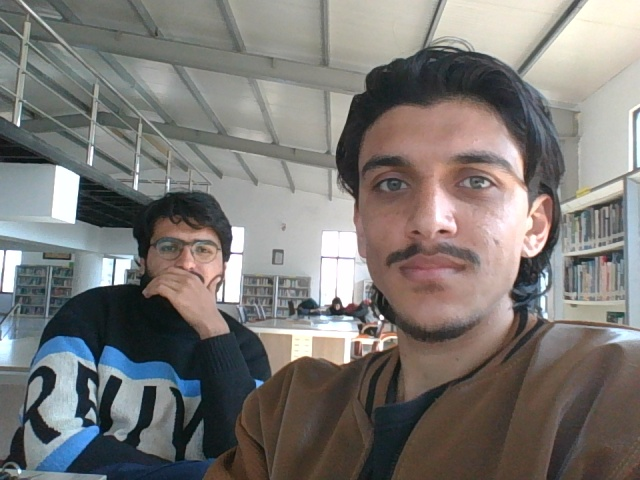
#> input picture iris_sample.jpg, 640 x 480 px, given as the content of the folder data/captured, which was not available
$ python -i preprocess_iris.py   (imports and definitions only)
#> lines starting #> are read from the running program, lines starting #| are printed output that depends on the picture; pictures that were not available may be replaced by others from this repository, and a replacement may not be noted
import cv2
import os
import glob
import numpy as np

def preprocess_latest():

    capture_folder = "data/captured"
    processed_folder = "data/processed"
    os.makedirs(processed_folder, exist_ok=True)

    # Latest captured image
    list_of_files = glob.glob(os.path.join(capture_folder, "*.jpg"))

    if len(list_of_files) == 0:
        print("[ERROR] No captured images found!")
        return None

    latest_file = max(list_of_files, key=os.path.getctime)
    image = cv2.imread(latest_file)
#> image is the input picture: shape (480, 640, 3); mean B, G, R 116.7, 119.9, 123.1

    if image is None:
        print("[ERROR] Failed to load image!")
        return None

    gray = cv2.cvtColor(image, cv2.COLOR_BGR2GRAY)
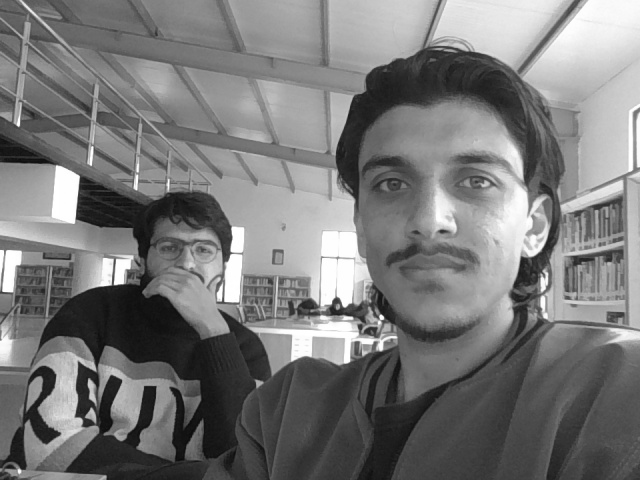
#> gray: shape (480, 640); min 10, max 255, mean 120.5
    img_h, img_w = gray.shape
#> img_h = 480; img_w = 640

    # Eye detection cascade
    eye_cascade = cv2.CascadeClassifier(
        cv2.data.haarcascades + "haarcascade_eye.xml"
    )

    eyes = eye_cascade.detectMultiScale(
        gray,
        scaleFactor=1.15,
        minNeighbors=8,
        minSize=(70, 70)
    )
#> eyes = [[358, 144, 72, 72], [430, 140, 79, 79]]

    if len(eyes) == 0:
        print("[ERROR] No eyes detected in frame!")
        return None

    # FIX 1: CONSISTENT EYE LOCKING
    # Sort eyes left-to-right based on x-coordinate, and consistently pick the Left Eye (x min)
    eyes = sorted(eyes, key=lambda e: e[0])
    (x, y, w, h) = eyes[0]  # Always lock onto the primary left-hand side eye frame
#> x = 358; y = 144; w = 72; h = 72

    eye_roi = gray[y:y+h, x:x+w]
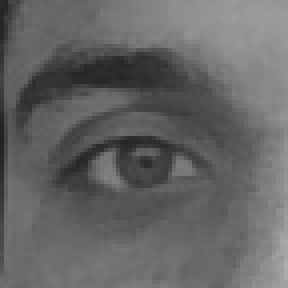
#> eye_roi: shape (72, 72) (shown 4 times larger); min 34, max 175, mean 100.8

    # Resize to standard size
    resized = cv2.resize(eye_roi, (224, 224))

    # FIX 2: CLOSED-EYE & PUPIL PRESENCE GUARDRAIL
    # Analyze central ROI for dark pupil structure
    center_crop = resized[60:164, 60:164]
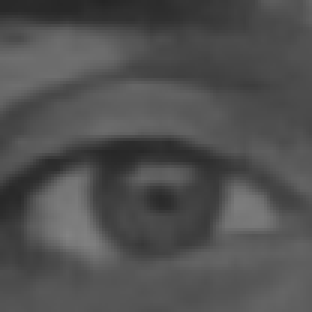
#> center_crop: shape (104, 104) (shown 3 times larger); min 37, max 131, mean 80.2

    # Eyelids/skin have higher average intensity and low dark-pixel ratio
    mean_val = np.mean(center_crop)
#> mean_val = 80.25
    dark_pixel_ratio = np.sum(center_crop < 60) / center_crop.size
#> dark_pixel_ratio = 0.124

    # Check for closed eye / lack of open pupil
    if dark_pixel_ratio < 0.05 or mean_val > 150:
        print("[ERROR] Eye appears CLOSED or pupil is obscured. Please open eyes wide and look directly into camera.")
        return None

    # Apply adaptive contrast enhancement & mild blur for segmentation readiness
    clahe = cv2.createCLAHE(clipLimit=2.0, tileGridSize=(8, 8))
    enhanced = clahe.apply(resized)
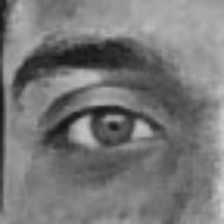
#> enhanced: shape (224, 224); min 21, max 206, mean 119.3
    blurred = cv2.GaussianBlur(enhanced, (5, 5), 0)

    # Save processed frame
    existing_files = [f for f in os.listdir(processed_folder) if f.endswith(".png")]
    count = len(existing_files)

    filename = f"processed_{count}.png"
    processed_path = os.path.join(processed_folder, filename)

    cv2.imwrite(processed_path, blurred)

    print(f"[INFO] Preprocessed image saved as: {processed_path}")

    return processed_path

>>> result = preprocess_latest()
